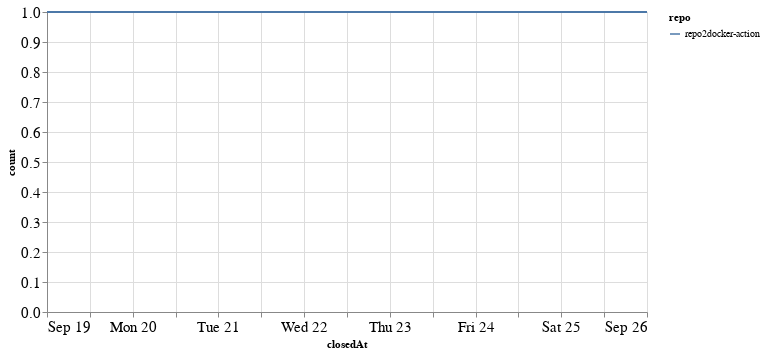

The notebook cell saved with this chart:
### Code cell
closed_by_time = closed_by.groupby('repo').resample('W', on='closedAt').count()['author'].reset_index()
closed_by_time = closed_by_time.rename(columns={'author': 'count'})

alt.Chart(closed_by_time, width=600).mark_line().encode(
    x='closedAt',
    y='count',
    color='repo',
    tooltip="repo"
)

### Figure 1 — Vega-Lite specification as saved in the notebook (floating-point values rounded to 4 significant figures)
{"config": {"axisLeft": {"labelFontSize": 15}, "axisBottom": {"labelFontSize": 15}}, "data": {"name": "data-ef4a92580c04c407fc47be91007d47e3"}, "mark": "line", "encoding": {"color": {"type": "nominal", "field": "repo"}, "tooltip": {"type": "nominal", "field": "repo"}, "x": {"type": "temporal", "field": "closedAt"}, "y": {"type": "quantitative", "field": "count"}}, "width": 600, "$schema": "https://vega.github.io/schema/vega-lite/v4.8.1.json", "datasets": {"data-ef4a92580c04c407fc47be91007d47e3": [{"repo": "repo2docker-action", "closedAt": "2021-09-19T00:00:00", "count": 1}, {"repo": "repo2docker-action", "closedAt": "2021-09-26T00:00:00", "count": 1}]}}
